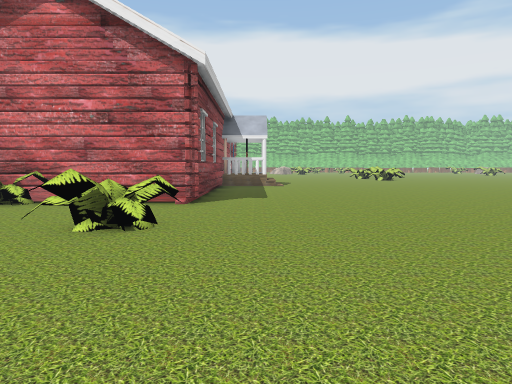
View 1 (above)

16 first-person views from a walk through a 3-D level made in the Unity game engine. The camera is 1.5 m above the floor, tilts 4° down and sees 70° across. The floor is counted in squares, 2 m on a side. Each view is taken from the middle of a square. On the plan, view 1 faces up. The plan holds only what a view shows up to about 11 squares ahead; the rest is blank. The place goes on beyond the plan. Some animated figures are left out. Some surface patterns are stand-ins.

View 2
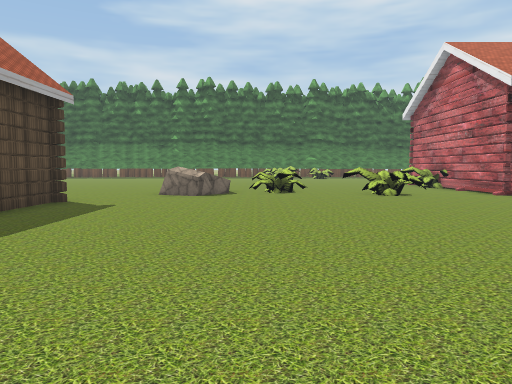

View 3
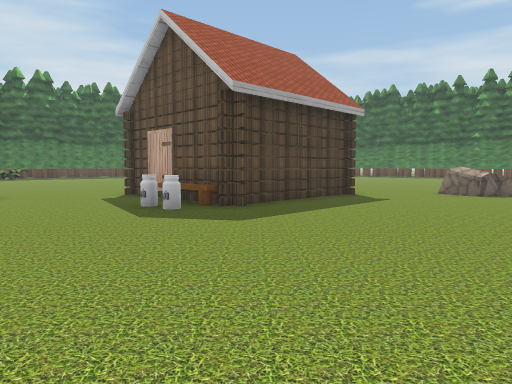

View 4
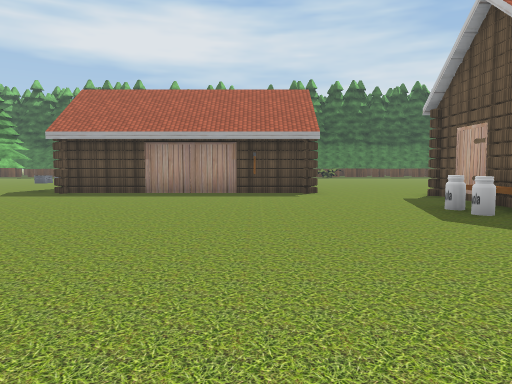

View 5
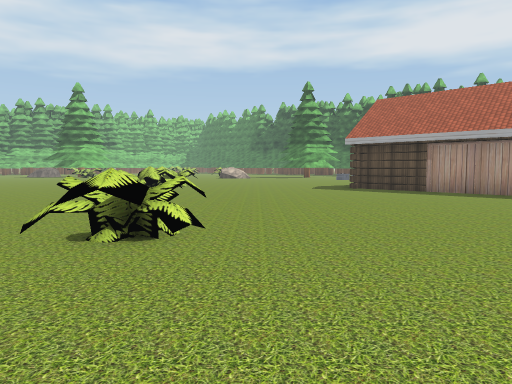

View 6
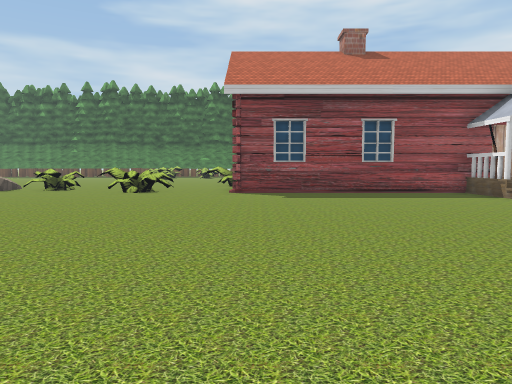

View 7
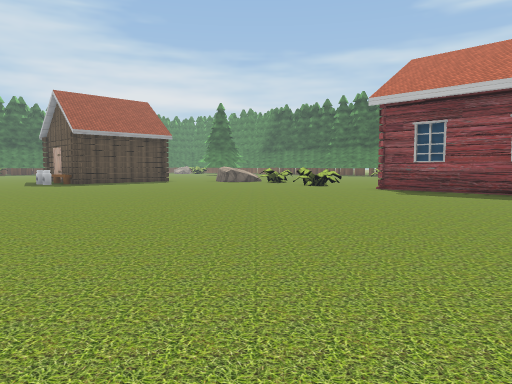

View 8
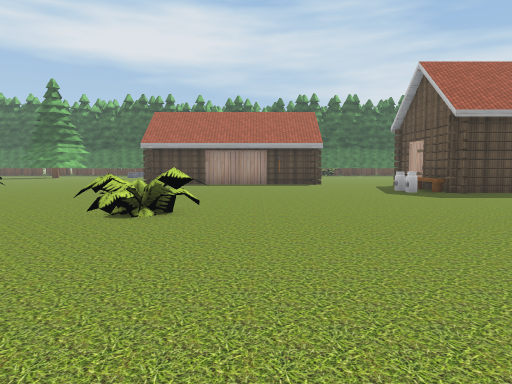

View 9
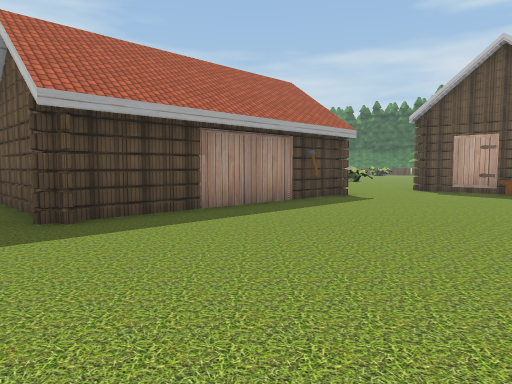

View 10
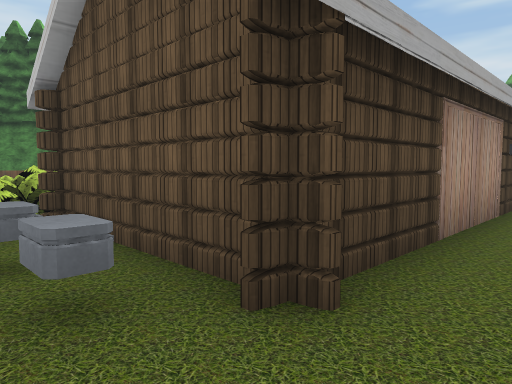

View 11
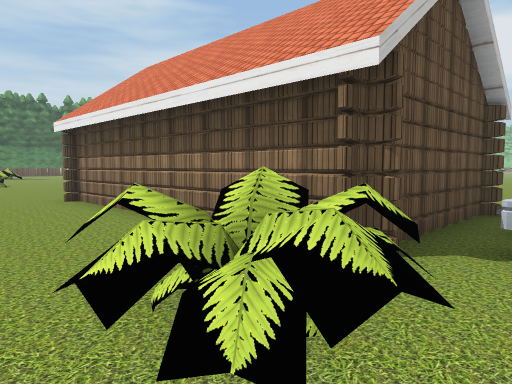

View 12
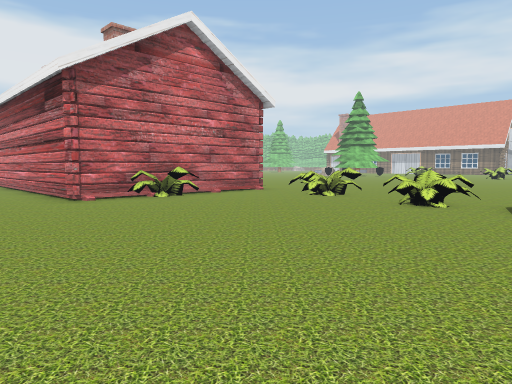

View 13
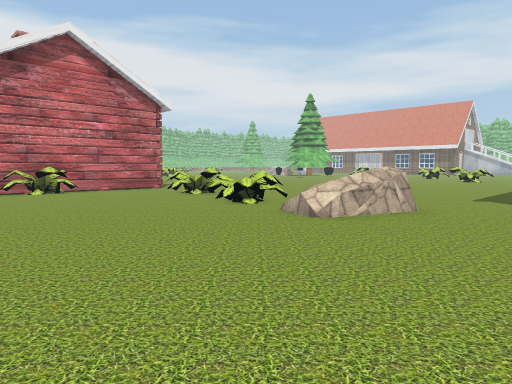

View 14
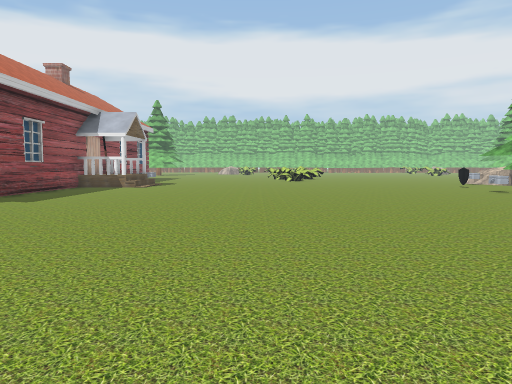

View 15
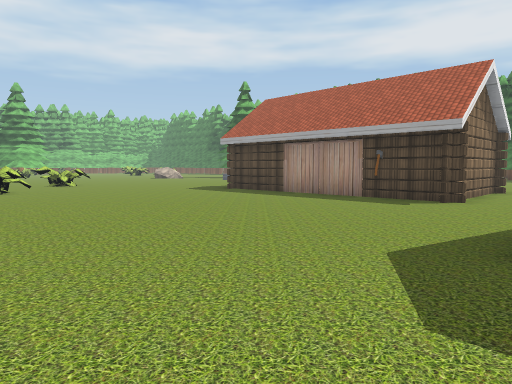

View 16
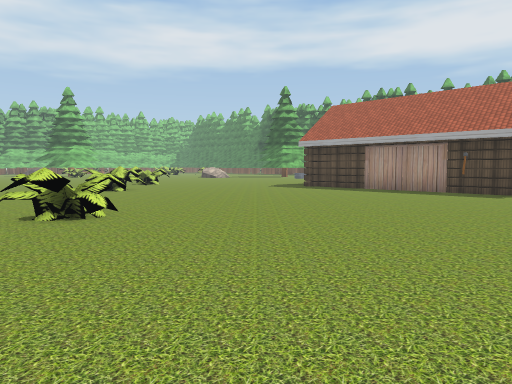

### Floor plan
Key: @ floor where view 1 was taken; # wall or solid block; . main floor; : floor 0.5 m higher than the main floor; + floor 0.75 m higher than the main floor; / step, stairs or slope; = window, fence, low wall or low ledge; ^ raised ledge; R rock; O other object.
Columns run from 10 left of view 1 to 16 right of it. Each row starts with its distance up from view 1.
 13         #....    ....
 12    #    #.............O
 11   .#    #..............
 10   .#    #.............
  9   .#    #.............
  8   .######............
  7  ...^^...............
  6  ....^................
  5  .......==.............
  4  .......//.............
  3  .......................
  2 .......=^............#/....
  1 .......=/............/=/...
  0 .......:/.@...............
 -1 .......+R..................
 -2   .........................
 -3   .........................
 -4   .... ...#####O...........
 -5               #^...........
 -6               #............
 -7               #............
 -8               ....##.......
 -9               ....#######O.
-10                 ..#     #O.
-11                  .#     #O
-12               ....#######..
-13               ..........^#.
-14                   ......^=.
-15                           .
-16                         =
-17                         =

Where each view was taken, in squares from view 1:
view 1: 0 up, 0 right, facing up
view 2: 1 up, 8 right, facing left
view 3: 2 up, 9 right, facing down-left
view 4: 2 up, 9 right, facing down
view 5: 3 up, 8 right, facing down-right
view 6: 8 up, 9 right, facing left
view 7: 13 up, 10 right, facing down-left
view 8: 7 up, 10 right, facing down
view 9: 3 down, 16 right, facing down-left
view 10: 7 down, 16 right, facing down-left
view 11: 15 down, 16 right, facing up-left
view 12: 1 down, 10 left, facing up-right
view 13: 4 down, 8 left, facing up-right
view 14: 1 up, 5 right, facing up
view 15: 0 up, 5 right, facing down-right
view 16: 3 up, 6 right, facing down-right
